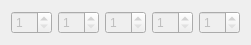
     <widget class="QWidget" name="layoutWidget">
      <property name="geometry">
       <rect>
        <x>190</x>
        <y>50</y>
        <width>251</width>
        <height>27</height>
       </rect>
      </property>
      <layout class="QHBoxLayout" name="horizontalLayout">
       <item>
        <widget class="QSpinBox" name="spinBox_SetUnitInfo_Cassette1_usArryCassCashInPrioritySet">
         <property name="enabled">
          <bool>false</bool>
         </property>
         <property name="minimum">
          <number>1</number>
         </property>
         <property name="maximum">
          <number>10</number>
         </property>
        </widget>
       </item>
       <item>
        <widget class="QSpinBox" name="spinBox_SetUnitInfo_Cassette2_usArryCassCashInPrioritySet">
         <property name="enabled">
          <bool>false</bool>
         </property>
         <property name="minimum">
          <number>1</number>
         </property>
         <property name="maximum">
          <number>10</number>
         </property>
        </widget>
       </item>
       <item>
        <widget class="QSpinBox" name="spinBox_SetUnitInfo_Cassette3_usArryCassCashInPrioritySet">
         <property name="enabled">
          <bool>false</bool>
         </property>
         <property name="minimum">
          <number>1</number>
         </property>
         <property name="maximum">
          <number>10</number>
         </property>
        </widget>
       </item>
       <item>
        <widget class="QSpinBox" name="spinBox_SetUnitInfo_Cassette4_usArryCassCashInPrioritySet">
         <property name="enabled">
          <bool>false</bool>
         </property>
         <property name="minimum">
          <number>1</number>
         </property>
         <property name="maximum">
          <number>10</number>
         </property>
        </widget>
       </item>
       <item>
        <widget class="QSpinBox" name="spinBox_SetUnitInfo_Cassette5_usArryCassCashInPrioritySet">
         <property name="enabled">
          <bool>false</bool>
         </property>
         <property name="minimum">
          <number>1</number>
         </property>
         <property name="maximum">
          <number>10</number>
         </property>
        </widget>
       </item>
      </layout>
     </widget>
